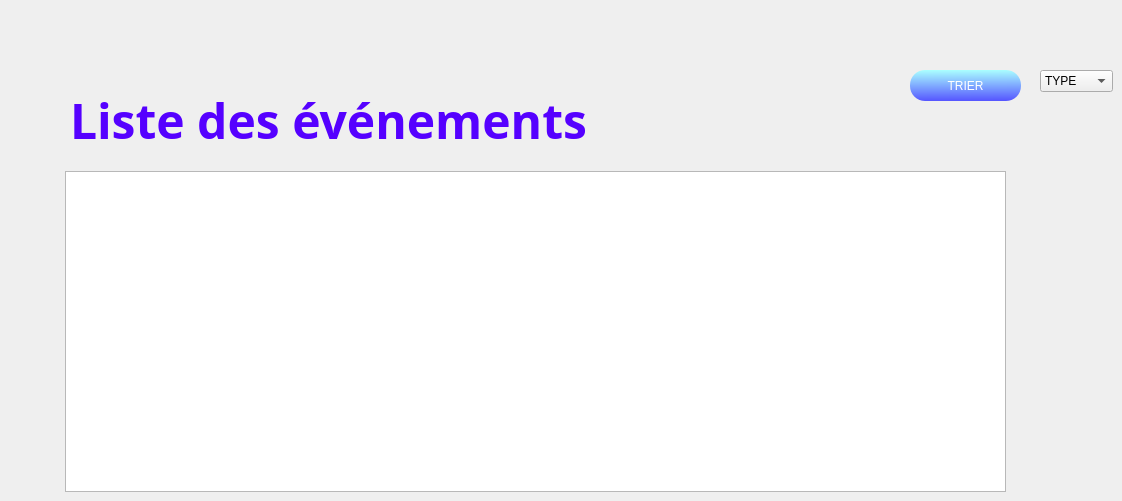
      <widget class="QWidget" name="page_2">
       <widget class="QPushButton" name="pushButtonajoutcit">
        <property name="geometry">
         <rect>
          <x>700</x>
          <y>70</y>
          <width>101</width>
          <height>31</height>
         </rect>
        </property>
        <property name="styleSheet">
         <string notr="true">#pushButtonajoutcit {
background-color: transparent;
border-image: url(:Ajouter.png);
background: none;
border: none;
background-repeat: none;
}
#pushButtonajoutcit:hover{
background-color: transparent;
border-image: url(:Ajouter_P.png);
background: none;
border: none;
background-repeat: none;
}</string>
        </property>
        <property name="text">
         <string/>
        </property>
       </widget>
       <widget class="QPushButton" name="Menu">
        <property name="geometry">
         <rect>
          <x>10</x>
          <y>10</y>
          <width>51</width>
          <height>51</height>
         </rect>
        </property>
        <property name="styleSheet">
         <string notr="true">#Menu {
background-color: transparent;
border-image: url(:Menu.png);
background: none;
border: none;
background-repeat: none;
}
</string>
        </property>
        <property name="text">
         <string/>
        </property>
       </widget>
       <widget class="QPushButton" name="pushButton_stat">
        <property name="geometry">
         <rect>
          <x>820</x>
          <y>60</y>
          <width>71</width>
          <height>51</height>
         </rect>
        </property>
        <property name="styleSheet">
         <string notr="true">
/*QPushButton
{
background : qlineargradient(spread:pad, x1:0.467, y1:0, x2:0.482, y2:1, stop:0 rgb(170, 255, 255), stop:1 rgb(85, 85, 255));
border-radius:15px;
color:white;
}
QPushButton:hover
{
background:qlineargradient(spread:pad, x1:0.457286, y1:0.381, x2:0.508, y2:1, stop:0 rgb(85, 85, 255), stop:1 rgb(170, 255, 255))
}*/ 
#pushButton_stat{
background-color: transparent;
border-image: url(:LogoStats.png);
background: none;
border: none;
background-repeat: none;
}
</string>
        </property>
        <property name="text">
         <string/>
        </property>
       </widget>
       <widget class="QTableView" name="tableView_event">
        <property name="geometry">
         <rect>
          <x>65</x>
          <y>171</y>
          <width>941</width>
          <height>321</height>
         </rect>
        </property>
        <property name="font">
         <font>
          <family>Javanese Text</family>
          <pointsize>14</pointsize>
         </font>
        </property>
       </widget>
       <widget class="QPushButton" name="tri">
        <property name="geometry">
         <rect>
          <x>910</x>
          <y>70</y>
          <width>111</width>
          <height>31</height>
         </rect>
        </property>
        <property name="styleSheet">
         <string notr="true">QPushButton
{
background : qlineargradient(spread:pad, x1:0.467, y1:0, x2:0.482, y2:1, stop:0 rgb(170, 255, 255), stop:1 rgb(85, 85, 255));
border-radius:15px;
color:white;
}
QPushButton:hover
{
background:qlineargradient(spread:pad, x1:0.457286, y1:0.381, x2:0.508, y2:1, stop:0 rgb(85, 85, 255), stop:1 rgb(170, 255, 255))
}</string>
        </property>
        <property name="text">
         <string>TRIER</string>
        </property>
       </widget>
       <widget class="QComboBox" name="input_tri">
        <property name="geometry">
         <rect>
          <x>1040</x>
          <y>70</y>
          <width>73</width>
          <height>22</height>
         </rect>
        </property>
        <item>
         <property name="text">
          <string>TYPE</string>
         </property>
        </item>
        <item>
         <property name="text">
          <string>NOM</string>
         </property>
        </item>
        <item>
         <property name="text">
          <string>ETAT</string>
         </property>
        </item>
       </widget>
       <widget class="QLabel" name="label_46">
        <property name="geometry">
         <rect>
          <x>70</x>
          <y>80</y>
          <width>681</width>
          <height>81</height>
         </rect>
        </property>
        <property name="font">
         <font>
          <family>Segoe Print</family>
         </font>
        </property>
        <property name="styleSheet">
         <string notr="true">#label_16 {
background-color: transparent;
background: none;
border: none;
background-repeat: none;
}
</string>
        </property>
        <property name="text">
         <string>&lt;html&gt;&lt;head/&gt;&lt;body&gt;&lt;p&gt;&lt;span style=&quot; font-size:36pt; font-weight:600; color:#5500ff;&quot;&gt;Liste des événements&lt;/span&gt;&lt;/p&gt;&lt;/body&gt;&lt;/html&gt;</string>
        </property>
        <property name="textFormat">
         <enum>Qt::AutoText</enum>
        </property>
        <property name="scaledContents">
         <bool>false</bool>
        </property>
       </widget>
      </widget>
